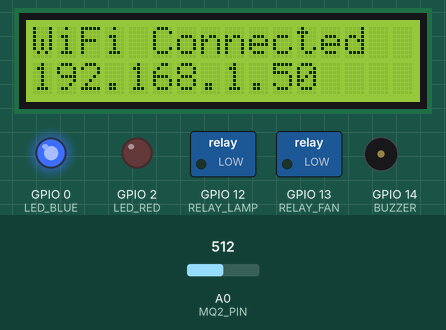
Recording of a sketch running on a simulated ESP8266 (NodeMCU). Parts: 16×2 character LCD, switched loads named in the sketch (green lamp = pin HIGH), output pins drawn as LEDs (lit = HIGH), buzzer (waves = sounding, pin HIGH). Inputs (shaded band) come from the test bench; at power-on: A0 (MQ2_PIN) = 512. WiFi joins after 1.5 s; servers stay silent unless stated; uploads are accepted with an empty reply; what the sketch prints to the serial monitor is not drawn.

Above: at 1.9 s.
At 4.5 s:
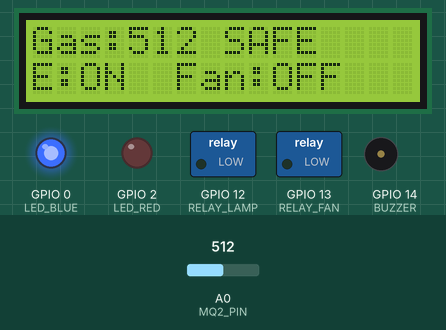
4.6 s: A0 (MQ2_PIN) set to 671
At 5.4 s:
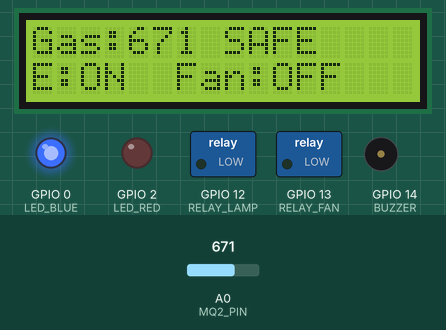
6.1 s: A0 (MQ2_PIN) set to 690
At 6.5 s:
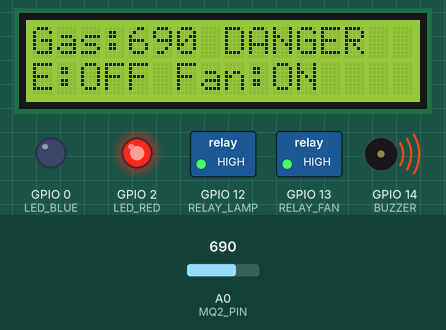
9.1 s: A0 (MQ2_PIN) set to 670
At 10.4 s:
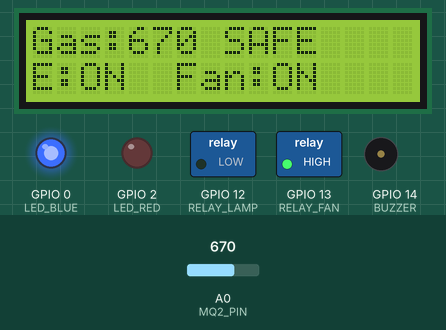
Timing chart, 0 to 20.7 s (numbered marks = the images above; inputs shaded):
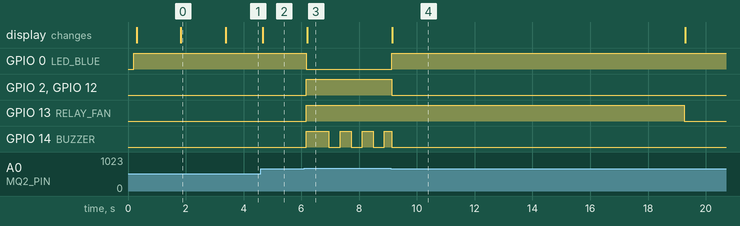

Measured:
- the behaviour switches between 680 and 681 on A0 (MQ2_PIN) (found by bisection; images 2 and 3)
- after the input at 4.6 s, the display: changes after 0.07 s (image 2)
- after the input at 6.1 s, GPIO 0 (LED_BLUE): HIGH → LOW after 0.07 s; GPIO 2 (LED_RED), GPIO 12 (RELAY_LAMP), GPIO 13 (RELAY_FAN): LOW → HIGH after 0.07 s; GPIO 14 (BUZZER): LOW → HIGH after 0.07 s, then repeats every 0.76 s: LOW 0.38 s, HIGH 0.38 s; the display: changes after 0.10 s (image 3)
- after the input at 9.1 s, GPIO 0 (LED_BLUE): LOW → HIGH at once; GPIO 2 (LED_RED), GPIO 12 (RELAY_LAMP): HIGH → LOW at once; GPIO 13 (RELAY_FAN): HIGH → LOW after 10.2 s; the display: changes after 0.05 s (image 4)
- what the display in image 0 shows lasts 1.6 s, from 1.8 s to 3.4 s

The sketch:

GasSafer.ino
```cpp
// ─────────────────────────────────────────────────────────────────
// GasSafer — NodeMCU ESP8266
// MQ-2 gas sensor → Firebase Realtime Database
// Auto electricity cutoff + exhaust fan on leak
// LCD status display
// ─────────────────────────────────────────────────────────────────

#include <ESP8266WiFi.h>
#include <ESP8266HTTPClient.h>
#include <WiFiClientSecure.h>
#include <Wire.h>
#include <LiquidCrystal_I2C.h>

// ── WiFi credentials ──────────────────────────────────────────────
const char* WIFI_SSID     = "ZTE_2.4G_E5dF64";
const char* WIFI_PASSWORD = "E3GfsDav";

// ── Firebase ──────────────────────────────────────────────────────
const char* FIREBASE_HOST =
  "gasleakmonitor-ae209-default-rtdb.europe-west1.firebasedatabase.app";
const char* FIREBASE_SECRET = "YOUR_DATABASE_SECRET_HERE";

// ── Pin definitions (unchanged from your original) ────────────────
#define MQ2_PIN     A0    // Analog gas sensor
#define LED_BLUE     0    // D3 → safe (green)
#define LED_RED      2    // D4 → danger (red)
#define BUZZER      14    // D5 → audible alarm
#define RELAY_LAMP  12    // D6 → electricity cutoff relay
#define RELAY_FAN   13    // D7 → exhaust fan relay

// ── LCD (SDA=D1/GPIO5, SCL=D2/GPIO4) ─────────────────────────────
LiquidCrystal_I2C lcd(0x27, 16, 2);

// ── Settings ──────────────────────────────────────────────────────
const int   THRESHOLD      = 680;   // raw analog danger level
const int   SEND_INTERVAL  = 3000;  // ms between Firebase updates
const int   BUZZER_BEEP_MS = 300;   // beep on/off duration
const int   FAN_OFF_DELAY  = 10000; // keep fan on 10s after gas clears

// ── State ─────────────────────────────────────────────────────────
unsigned long lastSend      = 0;
unsigned long lastBeep      = 0;
unsigned long fanClearTime  = 0;
bool          buzzerState   = false;
bool          wasLeaking    = false;
bool          fanRunning    = false;
bool          wifiConnected = false;

// ─────────────────────────────────────────────────────────────────
void setup() {
  Serial.begin(115200);
  delay(200);

  // Pins
  pinMode(LED_BLUE,   OUTPUT);
  pinMode(LED_RED,    OUTPUT);
  pinMode(BUZZER,     OUTPUT);
  pinMode(RELAY_LAMP, OUTPUT);
  pinMode(RELAY_FAN,  OUTPUT);

  // Safe initial state
  setElectricity(true);    // power ON at startup
  setFan(false);           // fan OFF at startup
  setLED(false);           // blue=off, red=off
  digitalWrite(BUZZER, LOW);

  // LCD
  Wire.begin(5, 4);
  lcd.init();
  lcd.backlight();
  showLCD("GasSafer v1.0", "Connecting...");

  // WiFi
  Serial.print("Connecting to WiFi");
  WiFi.begin(WIFI_SSID, WIFI_PASSWORD);
  int attempts = 0;
  while (WiFi.status() != WL_CONNECTED && attempts < 20) {
    delay(500);
    Serial.print(".");
    attempts++;
  }

  if (WiFi.status() == WL_CONNECTED) {
    wifiConnected = true;
    Serial.println("\nConnected! IP: " + WiFi.localIP().toString());
    showLCD("WiFi Connected", WiFi.localIP().toString().c_str());
  } else {
    Serial.println("\nWiFi failed — running offline");
    showLCD("WiFi Failed", "Offline mode");
  }

  delay(1500);
  showLCD("Gas Level: ---", "Status: Ready");
}

// ─────────────────────────────────────────────────────────────────
// Relay helpers
// ─────────────────────────────────────────────────────────────────

// HIGH = relay OFF (NC contact) — cuts electricity
// LOW  = relay ON  (NO contact) — restores electricity
void setElectricity(bool on) {
  digitalWrite(RELAY_LAMP, on ? LOW : HIGH);
  Serial.println(on ? "[Relay] Electricity ON" : "[Relay] Electricity CUT OFF");
}

// HIGH = relay ON → fan running
// LOW  = relay OFF → fan stopped
void setFan(bool on) {
  digitalWrite(RELAY_FAN, on ? HIGH : LOW);
  fanRunning = on;
  Serial.println(on ? "[Fan] Exhaust fan ON" : "[Fan] Exhaust fan OFF");
}

// Blue LED = safe, Red LED = danger
void setLED(bool danger) {
  digitalWrite(LED_RED,  danger ? HIGH : LOW);
  digitalWrite(LED_BLUE, danger ? LOW  : HIGH);
}

// ─────────────────────────────────────────────────────────────────
// LCD helper
// ─────────────────────────────────────────────────────────────────
void showLCD(const char* line1, const char* line2) {
  lcd.clear();
  lcd.setCursor(0, 0);
  lcd.print(line1);
  lcd.setCursor(0, 1);
  lcd.print(line2);
}

void updateLCD(int gasValue, bool leaking, bool elecOn, bool fanOn) {
  // Line 1: gas value
  lcd.setCursor(0, 0);
  lcd.print("Gas:");
  lcd.print(gasValue);
  lcd.print(leaking ? " DANGER " : " SAFE   ");

  // Line 2: relay states
  lcd.setCursor(0, 1);
  lcd.print("E:");
  lcd.print(elecOn ? "ON " : "OFF");
  lcd.print(" Fan:");
  lcd.print(fanOn  ? "ON " : "OFF");
}

// ─────────────────────────────────────────────────────────────────
// Intermittent buzzer (beeps while leaking, not continuous)
// ─────────────────────────────────────────────────────────────────
void handleBuzzer(bool leaking) {
  if (!leaking) {
    digitalWrite(BUZZER, LOW);
    buzzerState = false;
    return;
  }
  unsigned long now = millis();
  if (now - lastBeep >= BUZZER_BEEP_MS) {
    buzzerState = !buzzerState;
    digitalWrite(BUZZER, buzzerState ? HIGH : LOW);
    lastBeep = now;
  }
}

// ─────────────────────────────────────────────────────────────────
// Send to Firebase
// ─────────────────────────────────────────────────────────────────
void sendToFirebase(int gasValue, bool leaking, bool elecOn, bool fanOn) {
  if (!wifiConnected || WiFi.status() != WL_CONNECTED) return;

  WiFiClientSecure client;
  client.setInsecure();
  HTTPClient http;

  // 1. gasLevel — what the app listens to
  String urlLevel = "https://" + String(FIREBASE_HOST) +
                    "/sensor/gasLevel.json?auth=" + FIREBASE_SECRET;
  http.begin(client, urlLevel);
  http.addHeader("Content-Type", "application/json");
  int code = http.PUT(String(gasValue));
  http.end();

  // 2. Full sensor object including relay states
  String urlSensor = "https://" + String(FIREBASE_HOST) +
                     "/sensor.json?auth=" + FIREBASE_SECRET;
  http.begin(client, urlSensor);
  http.addHeader("Content-Type", "application/json");

  String payload =
    "{\"gasLevel\":"    + String(gasValue) +
    ",\"status\":\""    + (leaking ? "danger" : "safe") + "\"" +
    ",\"threshold\":"   + String(THRESHOLD) +
    ",\"electricity\":\"" + (elecOn ? "on" : "off") + "\"" +
    ",\"fan\":\""       + (fanOn   ? "on" : "off") + "\"" +
    ",\"rssi\":"        + String(WiFi.RSSI()) + "}";

  http.PATCH(payload);
  http.end();

  Serial.printf("[Firebase] gas=%d status=%s elec=%s fan=%s HTTP=%d\n",
    gasValue,
    leaking ? "DANGER" : "safe",
    elecOn  ? "ON" : "OFF",
    fanOn   ? "ON" : "OFF",
    code);
}

// ─────────────────────────────────────────────────────────────────
void loop() {
  // WiFi watchdog
  if (WiFi.status() != WL_CONNECTED) {
    wifiConnected = false;
    WiFi.reconnect();
    delay(1000);
    return;
  }
  wifiConnected = true;

  int  gasValue = analogRead(MQ2_PIN);
  bool leaking  = gasValue > THRESHOLD;

  // ── LEAK DETECTED ──────────────────────────────────────────────
  if (leaking) {

    if (!wasLeaking) {
      // First moment of detection
      wasLeaking = true;
      Serial.println("⚠ LEAK DETECTED");

      // 1. Cut electricity immediately
      setElectricity(false);

      // 2. Start exhaust fan
      setFan(true);

      // 3. LEDs
      setLED(true);

      Serial.printf("   Gas: %d (threshold: %d)\n", gasValue, THRESHOLD);
    }

    // Keep buzzer beeping
    handleBuzzer(true);

    // LCD
    updateLCD(gasValue, true, false, true);

  // ── GAS CLEARED ────────────────────────────────────────────────
  } else {

    if (wasLeaking) {
      // Just cleared
      wasLeaking = false;
      fanClearTime = millis();
      Serial.println("✓ Gas cleared");

      // Restore electricity
      setElectricity(true);

      // LEDs back to safe
      setLED(false);
    }

    // Stop buzzer
    handleBuzzer(false);

    // Keep fan running for FAN_OFF_DELAY ms after gas clears
    if (fanRunning && (millis() - fanClearTime >= FAN_OFF_DELAY)) {
      setFan(false);
      Serial.println("[Fan] Auto off after clearance delay");
    }

    // LCD
    updateLCD(gasValue, false, true, fanRunning);
  }

  // ── Send to Firebase every SEND_INTERVAL ms ────────────────────
  unsigned long now = millis();
  if (now - lastSend >= SEND_INTERVAL) {
    lastSend = now;
    sendToFirebase(gasValue, leaking, !leaking, fanRunning);
  }

  delay(100);  // faster loop for responsive buzzer beeping
}
```
